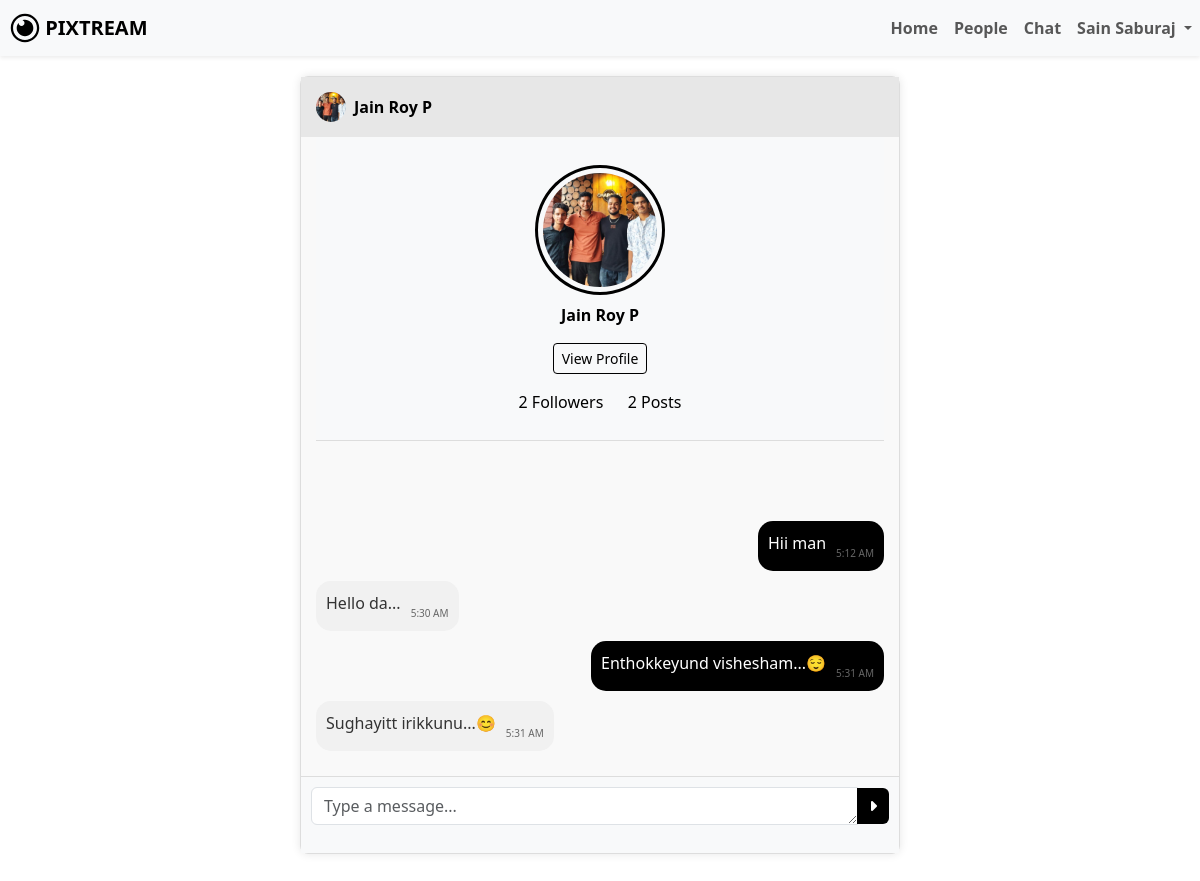
The page /chat_screen.php?user_id=3 (signed in) on the database its author committed.
### tables this page shows
CREATE TABLE `users` (
  `id` bigint(20) NOT NULL,
  `name` varchar(100) DEFAULT NULL,
  `username` varchar(191) DEFAULT NULL,
  `email` varchar(191) DEFAULT NULL,
  `password` varchar(255) DEFAULT NULL,
  `bio` text DEFAULT NULL,
  `profile_picture` varchar(255) DEFAULT 'default.png',
  `location` varchar(255) DEFAULT NULL,
  `created_at` timestamp NOT NULL DEFAULT current_timestamp()
);

CREATE TABLE `messages` (
  `id` bigint(20) NOT NULL,
  `sender_id` bigint(20) DEFAULT NULL,
  `receiver_id` bigint(20) DEFAULT NULL,
  `message` text DEFAULT NULL,
  `created_at` timestamp NOT NULL DEFAULT current_timestamp()
);

### chat_screen.php (the view, shortened to what this page needs)
<?php
include 'dbconfig.php';
$username = $_SESSION['username'];
$sql = "SELECT * FROM users WHERE username='$username'";
$result = mysqli_query($conn, $sql);
$info = mysqli_fetch_assoc($result);
$log_id = $info['id'];
$name = $info['name'];
$receiver_id = $_GET['user_id'];
$user_sql = "SELECT * FROM users WHERE id='$receiver_id'";
$user_result = mysqli_query($conn, $user_sql);
$user_info = mysqli_fetch_assoc($user_result);
$receiver_id = $user_info['id'];
$receiver_name = $user_info['name'];
$receiver_username = $user_info['username'];
$receiver_profile_pic = $user_info['profile_picture'];
$fcount_sql = "SELECT COUNT(*) FROM follows WHERE followed_id = '$receiver_id';";
$fcount_result = mysqli_query($conn, $fcount_sql);
$fcount_info = mysqli_fetch_array($fcount_result);
$followCount = $fcount_info[0];
$pcount_sql = "SELECT COUNT(*) FROM posts WHERE user_id = '$receiver_id';";
$pcount_result = mysqli_query($conn, $pcount_sql);
$pcount_info = mysqli_fetch_array($pcount_result);
$postCount = $pcount_info[0];
$messages_query = "SELECT * FROM messages WHERE (sender_id='$log_id' AND receiver_id='$receiver_id')
                   OR (sender_id='$receiver_id' AND receiver_id='$log_id') ORDER BY created_at";
$messages_result = mysqli_query($conn, $messages_query);
?>
<!DOCTYPE html>
<html lang="en">
<head>
    <link rel="stylesheet" href="node_modules/bootstrap/dist/css/bootstrap.min.css">
    <link rel="stylesheet" href="library-files/fontawesome/css/all.min.css">
    <link rel="stylesheet" href="assets/css/me.css">
</head>
<body>
<nav class="navbar navbar-expand-lg navbar-light bg-light shadow-sm">
        <a class="navbar-brand" href="dashboard.php">
            <img src="assets/img/LOGO.svg" width="30" height="30" class="d-inline-block align-top" alt="" id="dash-icon">
            <b>PIXTREAM</b>
        </a>
        <div class="collapse navbar-collapse">
            <ul class="navbar-nav ms-auto">
                <li class="nav-item active">
                    <a class="nav-link" href="dashboard.php"><b>Home</b></a>
                </li>
                <li class="nav-item active">
                    <a class="nav-link" href="people.php"><b>People</b></a>
                </li>
                <li class="nav-item active">
                    <a class="nav-link" href="chat.php"><b>Chat</b></a>
                </li>
                <li class="nav-item dropdown">
                    <a class="nav-link dropdown-toggle" href="#" id="navbarDropdownMenuLink" role="button" data-bs-toggle="dropdown" aria-expanded="false">
                        <b><?php echo $name; ?></b>
                    </a>
                </li>
            </ul>
        </div>
    </nav>
    <div class="chat-container">
        <div class="chat-header d-flex align-items-center">
            <img src="profile_picture/<?php echo htmlspecialchars($receiver_profile_pic); ?>"
                alt="Profile Picture" width="30" height="30" class="me-2" style="border-radius: 50%;"/>
            <span><?php echo htmlspecialchars($receiver_name); ?></span>
        </div>
        <div class="messages" id="messages">
            <div class="chat-info">
                <div class="mb-3">
                    <img id="modalProfilePicture" src="profile_picture/<?php echo htmlspecialchars($receiver_profile_pic); ?>" class="rounded-circle chat-dp mb-2" alt="Profile Photo" style="width: 130px;">
                    <p class="text-center"><strong id="modalUserName"><?php echo htmlspecialchars($receiver_name); ?></strong></p>
                    <a href="user_profile.php?username=<?php echo htmlspecialchars($receiver_username); ?>"> <p class="btn mybtn-outline btn-sm mb-3 chat-pf">View Profile</p></a>
                    <p class="text-center"><span id="modalUserFollowCount"><?php echo htmlspecialchars($followCount); ?> Followers</span> &emsp;
                    <span id="modalUserPostCount"><?php echo htmlspecialchars($postCount); ?> Posts</span></p>
                </div>
            </div>
            <?php while ($msg = mysqli_fetch_assoc($messages_result)): ?>
            <div class="message <?php echo $msg['sender_id'] == $log_id ? 'sent' : 'received'; ?>">
                <?php echo htmlspecialchars($msg['message']); ?>
                <span class="timestamp"><?php echo date("g:i A", strtotime($msg['created_at'])); ?></span>
            </div>
            <?php endwhile; ?>
        </div>
        <form class="message-form" action="messaging.php" method="POST">
            <div class="input-group">
                <textarea name="message" class="form-control" placeholder="Type a message..." rows="1" required></textarea>
                <button type="submit" class="btn mybtn" name="send-msg"><i class="fa-solid fa-caret-right"></i></button>
            </div>
        </form>
        <span class="confirm-alert">
        </span>
    </div>
</body>
</html>

### assets/css/me.css (style rules this page uses)
:root { --bs-body-font-weight: 400; }
body { color: black !important; }
li { cursor: pointer; }
.mybtn { background-color: black; color: white; border: none; }
.mybtn-outline { border: 1px solid black; color: black; }
.message { display: block; padding: 10px; border-radius: 15px; margin-bottom: 10px; max-width: 70%; }
.message.sent { background-color: #007bff; color: white; align-self: flex-end; text-align: right; }
.message.received { background-color: #e9ecef; color: black; align-self: flex-start; }
a { color: inherit; text-decoration: none; }
#dash-icon { margin-left: 10px; }
.rounded-circle { border: 3px solid #000000; padding: 5px; }
.message { display: flex; margin-bottom: 10px; }
.message.sent { justify-content: flex-end; }
.message.received { justify-content: flex-start; }
.chat-container { display: flex; flex-direction: column; height: 85vh; max-width: 50%; margin: 0 auto; border: 1px solid #ddd; border-radius: 8px; box-shadow: 0 0 10px rgba(0, 0, 0, 0.1); margin-top: 20px; }
.chat-header { padding: 15px; background-color: #e7e7e7; text-align: center; font-weight: bold; }
.messages { padding: 20px; height: 90%; overflow-y: auto; background-color: #f9f9f9; }
.messages { flex-grow: 1; padding: 15px; overflow-y: auto; display: flex; flex-direction: column; }
.message { max-width: 70%; padding: 10px; border-radius: 15px; margin-bottom: 10px; position: relative; word-wrap: break-word; }
.message.received { align-self: flex-start; background-color: #f1f1f1; color: #333; }
.message.sent { align-self: flex-end; background-color: #000000; color: #fff; }
.timestamp { display: block; font-size: 10px; color: #666; margin-top: 15px; margin-left: 10px; }
.chat-info { padding: 10px; background-color: #f8f9fa; border-bottom: 1px solid #ddd; }
.message-form { padding: 10px; border-top: 1px solid #ddd; background-color: #f8f9fa; margin-bottom: 0px; }
.message-form .input-group { display: flex; align-items: center; }
.chat-info { margin-bottom: 80px; }
.chat-dp { margin-top: 20px !important; margin: auto; display: block; }
.chat-pf { margin: auto; display: block; width: fit-content; }
.confirm-alert { font-size: 12px; text-align: center; background-color: #f8f9fa; }

### rows shown on the page
users: name "Sain Saburaj"
users: profile_picture (picture), name "Jain Roy P"
messages: message "Hii man", created_at "5:12 AM"
messages: message "Hello da...", created_at "5:30 AM"
messages: message "Enthokkeyund vishesham...😌", created_at "5:31 AM"
messages: message "Sughayitt irikkunu...😊", created_at "5:31 AM"

### other values the page prints
$followCount "2"
$postCount "2"
